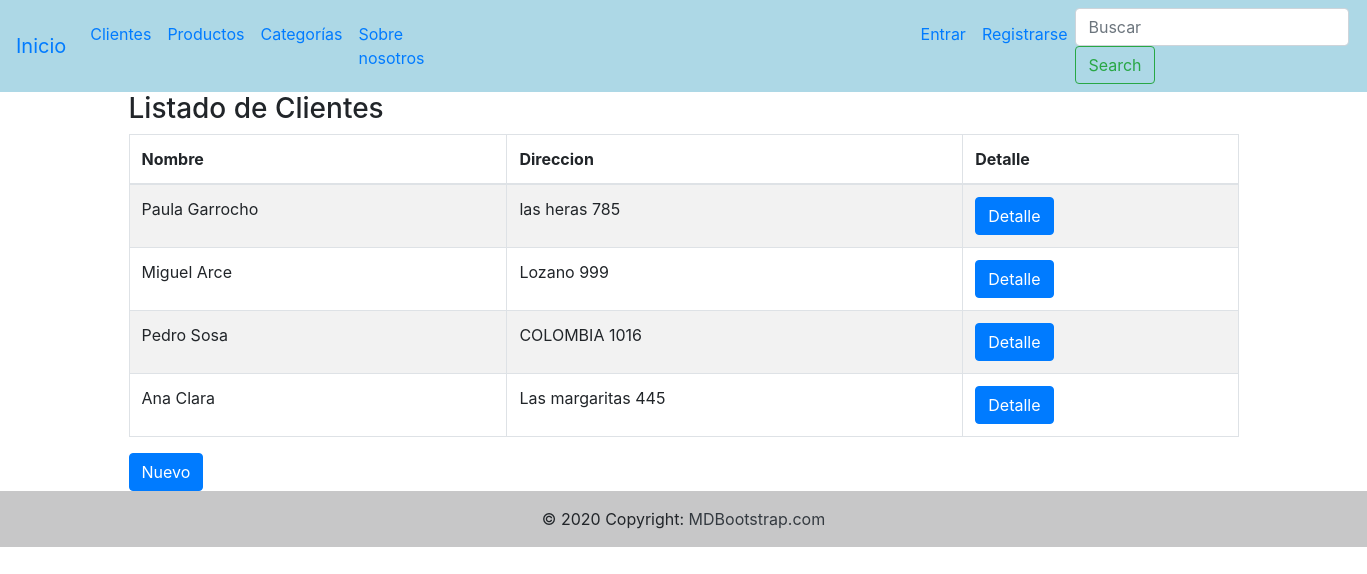
The app's page /cliente/lista_clientes/, older data.
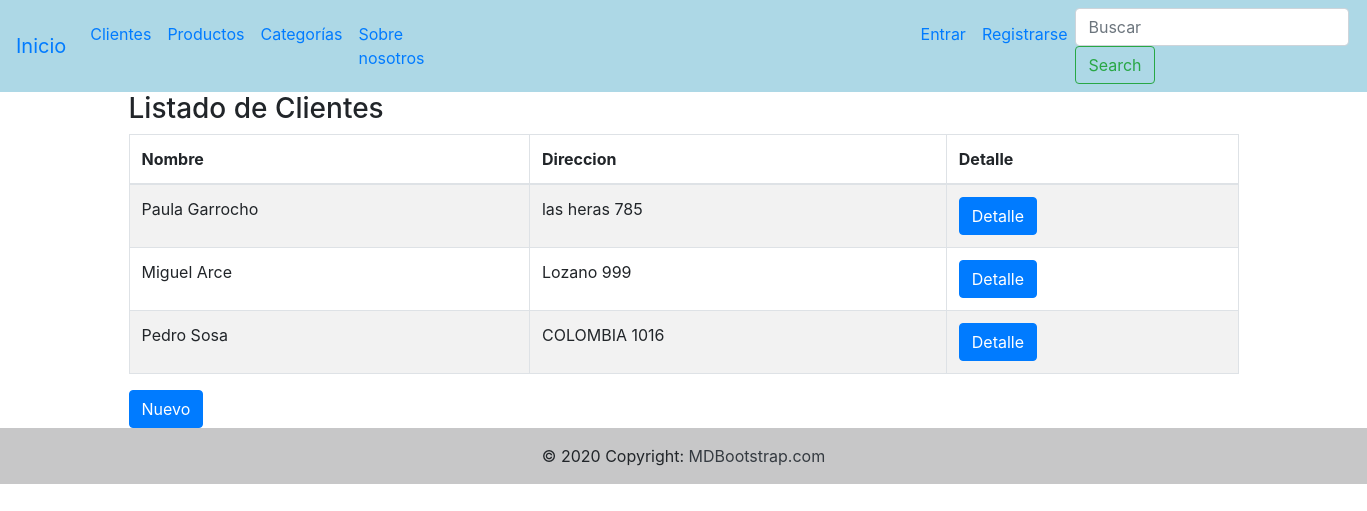
The same page, newer data.
### cliente/models.py (models this page shows, shortened)
class Cliente(models.Model):
    nombre=models.CharField(max_length=50)
    direccion=models.CharField(max_length=50)
    telefono=models.CharField(max_length=15)
    email=models.EmailField()
    class Meta:
        verbose_name="Cliente"
        verbose_name_plural="Clientes"

### cliente/views.py (the view)
# urls.py: path('lista_clientes/', views.lista_clientes, name="lista_clientes"),
def lista_clientes(request):
    clientes=Cliente.objects.all()
    return render(request, "cliente/list_cliente.html",{"clientes": clientes})

### templates/cliente/list_cliente.html (shortened to what this page needs)
{% extends 'base.html' %}
{% block contenido %}
    <div class="container">
        <h3>Listado de Clientes</h3>
        <table id="example" class="table table-striped table-bordered" style="width:100%">
            <thead>
                <tr>
                    <th>Nombre</th>
                    <th>Direccion</th>
                    <th>Detalle</th>
                </tr>
            </thead>
            <tbody>
                {% for cliente in clientes %}
                <tr>
                    <td>{{cliente.nombre}}</td>
                    <td>{{cliente.direccion}}</td>
                    <td><a href="/cliente/detalle_cliente/{{cliente.id}}/" class="btn btn-primary">Detalle</a></td>
                </tr>
                {% endfor %}
            </tbody>
        </table>
    </div>
    <div class="container">
        <a href="/cliente/nuevo_cliente/" class="btn btn-primary">Nuevo</a>
    </div>
{% endblock %}

Row changes from the older to the newer data that the page shows:
removed Cliente: nombre "Ana Clara", direccion "Las margaritas 445"
